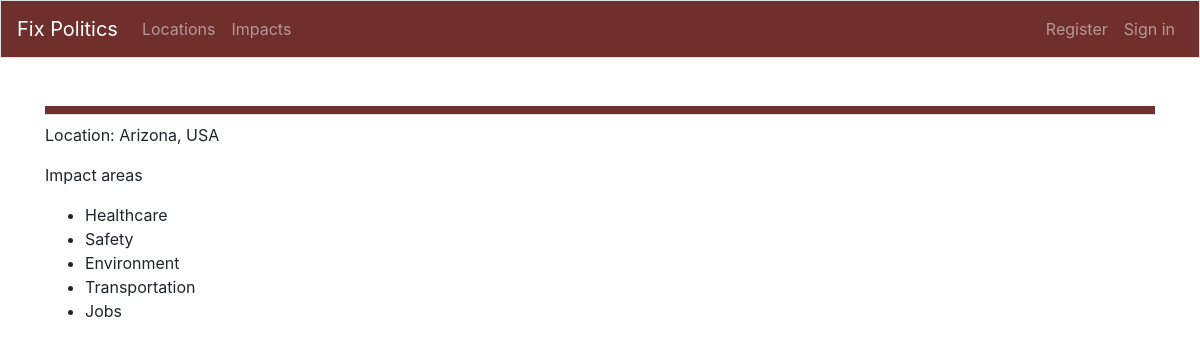
The app's page /criteria/31/ with its own data.
### fixpol/models.py (models this page shows, shortened)
class Criteria(models.Model):
    class Meta:
        app_label = 'fixpol'
        verbose_name_plural = "criteria"  # plural of criteria
    text = models.CharField(max_length=200)
    location = models.ForeignKey('fixpol.Location', null=True,
        related_name='criteria', on_delete=models.CASCADE)
    impacts = models.ManyToManyField(Impact)

class Location(models.Model):
    class Meta:
        app_label = 'fixpol'
    desc = models.CharField(max_length=80)
    shortname = models.CharField(max_length=20)
    hierarchy = models.CharField(max_length=200,unique=True)
    govlevel = models.CharField(max_length=80)
    parent = models.ForeignKey('self', null=True,
            related_name='locations', on_delete=models.PROTECT)
    date_added = models.DateTimeField(auto_now_add=True)
    def __str__(self):
        return self.desc

class Impact(models.Model):
    class Meta:
        app_label = 'fixpol'
    text = models.CharField(max_length=80, unique=True)
    date_added = models.DateTimeField(auto_now_add=True)
    def __str__(self):
        return self.text

### fixpol/views.py (the view)
# urls.py: path('criteria/<int:search_id>/',
def criteria(request, search_id):
    criteria = Criteria.objects.get(id=search_id)
    context = {'criteria': criteria}
    return render(request, 'criteria.html', context)

### fixpol/templates/criteria.html
{% extends "base-tony.html" %}
{% block content %}
<p>Location: {{ criteria.location }}</p>
<p>Impact areas</p>
<ul>
{% for impact in criteria.impacts.all %}
 <li>{{ impact }}</li>
 {% empty %}
 <li>No impacts have been specified.</li>
{% endfor %}
</ul>
{% endblock content %}

### records on screen
Criteria: location "Arizona, USA"
Impact: text "Healthcare"
Impact: text "Safety"
Impact: text "Environment"
Impact: text "Transportation"
Impact: text "Jobs"
